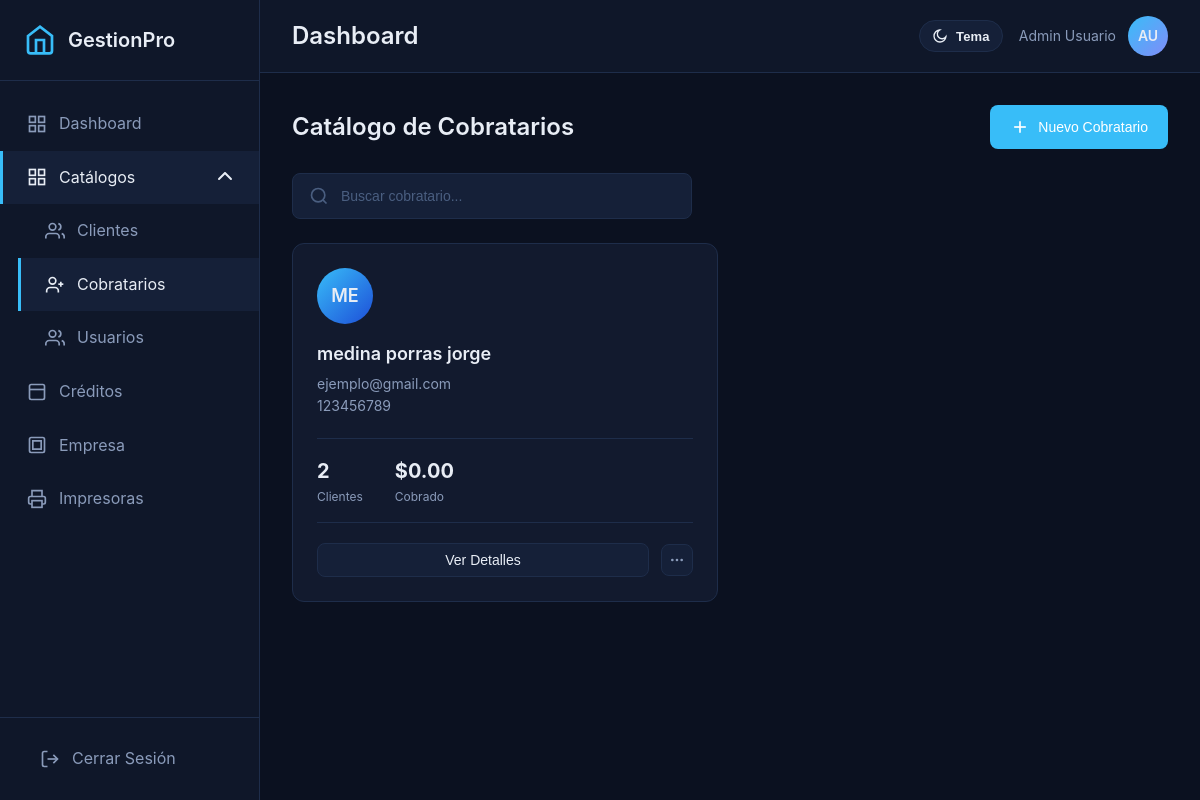
/public/cobratarios (signed in), run on an earlier commit of the app's database.
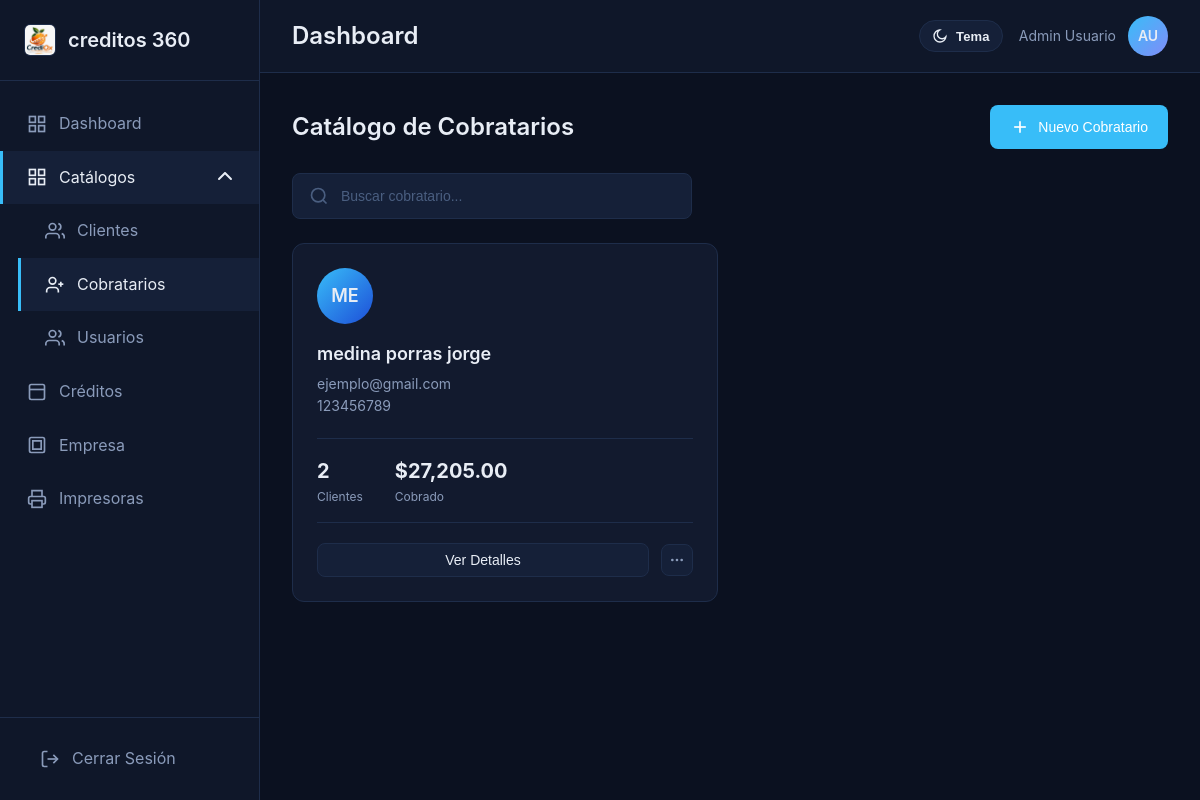
And on a later commit of the database.
### tables this page shows
CREATE TABLE `personas` (
  `idpersona` int(11) NOT NULL,
  `ap_paterno` varchar(50) DEFAULT NULL,
  `ap_materno` varchar(50) DEFAULT NULL,
  `nombres` varchar(80) DEFAULT NULL,
  `idrol` int(11) NOT NULL,
  `email` varchar(100) DEFAULT NULL,
  `telefono` varchar(20) DEFAULT NULL,
  `sexo` char(1) DEFAULT NULL,
  `fecha_nacimiento` date DEFAULT NULL,
  `edad` int(11) DEFAULT NULL,
  `curp` varchar(18) DEFAULT NULL,
  `clave_elector` varchar(20) DEFAULT NULL,
  `foto_ruta` varchar(255) DEFAULT NULL,
  `dom_calle` varchar(100) DEFAULT NULL,
  `dom_numero` varchar(10) DEFAULT NULL,
  `dom_cruz1` varchar(100) DEFAULT NULL,
  `dom_cruz2` varchar(100) DEFAULT NULL,
  `dom_colonia` varchar(100) DEFAULT NULL,
  `dom_cp` varchar(10) DEFAULT NULL,
  `idestado` int(11) DEFAULT NULL,
  `idmunicipio` int(11) DEFAULT NULL,
  `dom_referencia` varchar(255) DEFAULT NULL,
  `activo` tinyint(4) DEFAULT 1,
  `created_at` timestamp NOT NULL DEFAULT current_timestamp()
);

CREATE TABLE `datos_empresa` (
  `id` int(11) NOT NULL,
  `nombre_empresa` varchar(150) DEFAULT NULL,
  `direccion` varchar(255) DEFAULT NULL,
  `correo` varchar(120) DEFAULT NULL,
  `representante_legal` varchar(150) DEFAULT NULL,
  `rfc` varchar(13) DEFAULT NULL,
  `telefono` varchar(20) DEFAULT NULL,
  `logo_ruta` varchar(255) DEFAULT NULL,
  `created_at` timestamp NULL DEFAULT current_timestamp(),
  `updated_at` timestamp NULL DEFAULT current_timestamp() ON UPDATE current_timestamp()
);

### app/views/cobratarios/index.php (the view)
<?php $cobratarios = $cobratarios ?? []; ?>
<section id="cobratarios" class="content-section">
    <div class="section-header">
        <h2>Catálogo de Cobratarios</h2>
        <a href="nuevo-cobratario">
            <button class="btn-primary">
                <svg width="20" height="20" viewBox="0 0 24 24" fill="none" stroke="currentColor"
                    stroke-width="2">
                    <line x1="12" y1="5" x2="12" y2="19"></line>
                    <line x1="5" y1="12" x2="19" y2="12"></line>
                </svg>
                Nuevo Cobratario
            </button>
        </a>
    </div>
    <div class="search-bar">
        <svg width="20" height="20" viewBox="0 0 24 24" fill="none" stroke="currentColor"
            stroke-width="2">
            <circle cx="11" cy="11" r="8"></circle>
            <line x1="21" y1="21" x2="16.65" y2="16.65"></line>
        </svg>
        <input type="text" placeholder="Buscar cobratario...">
    </div>
    <div class="cards-grid">
        <?php foreach ($cobratarios as $cobratario): ?>
            <div class="person-card">
                <div class="person-avatar">
                    <span><?= htmlspecialchars(strtoupper(substr($cobratario['nombre'], 0, 2))) ?></span>
                </div>
                <div class="person-info">
                    <h3><?= htmlspecialchars($cobratario['nombre']) ?></h3>
                    <p class="person-email"><?= htmlspecialchars($cobratario['email'] ?? 'Sin correo') ?></p>
                    <p class="person-phone"><?= htmlspecialchars($cobratario['telefono'] ?? 'Sin telefono') ?></p>
                </div>
                <div class="person-stats">
                    <div class="stat">
                        <span class="stat-number"><?= (int)($cobratario['clientes_asignados'] ?? 0) ?></span>
                        <span class="stat-text">Clientes</span>
                    </div>
                    <div class="stat">
                        <span class="stat-number">$<?= number_format((float)($cobratario['total_cobrado'] ?? 0), 2, '.', ',') ?></span>
                        <span class="stat-text">Cobrado</span>
                    </div>
                </div>
                <div class="person-actions">
                    <button class="btn-secondary">Ver Detalles</button>
                    <button class="btn-icon">
                        <svg width="16" height="16" viewBox="0 0 24 24" fill="none" stroke="currentColor"
                            stroke-width="2">
                            <circle cx="12" cy="12" r="1"></circle>
                            <circle cx="19" cy="12" r="1"></circle>
                            <circle cx="5" cy="12" r="1"></circle>
                        </svg>
                    </button>
                </div>
            </div>
        <?php endforeach; ?>
    </div>
</section>

### app/views/layouts/sidebar.php (shortened to what the changed rows need)
<?php
$empresaSidebar = [
    'nombre_empresa' => 'GestionPro',
    'logo_ruta' => null,
];
if (class_exists('EmpresaService')) {
    try {
        $empresaSidebar = array_merge($empresaSidebar, (new EmpresaService())->obtenerDatos());
    } catch (Throwable $e) {
    }
}
?>
<aside class="sidebar">
    <div class="sidebar-header">
        <div class="logo">
            <?php if (!empty($empresaSidebar['logo_ruta'])): ?>
                <img src="/<?= htmlspecialchars($empresaSidebar['logo_ruta']) ?>" alt="Logo empresa" class="sidebar-logo-image">
            <?php else: ?>
                <svg width="32" height="32" viewBox="0 0 24 24" fill="none" stroke="currentColor" stroke-width="2">
                    <path d="M3 9l9-7 9 7v11a2 2 0 0 1-2 2H5a2 2 0 0 1-2-2z"></path>
                    <polyline points="9 22 9 12 15 12 15 22"></polyline>
                </svg>
            <?php endif; ?>
            <span><?= htmlspecialchars($empresaSidebar['nombre_empresa'] ?: 'GestionPro') ?></span>
        </div>
    </div>
    <?php $rol = isset($_SESSION['usuario_rol']) ? (int)$_SESSION['usuario_rol'] : null; ?>
    <?php
    $dashboardHref = '/proyecto-residencia/public/dashboard';
    $isAvanceCobranza = str_contains($currentPath, '/dashboard/avance-cobranza');
    $isDashboardAdmin = str_contains($currentPath, '/dashboard')
        && !$isAvanceCobranza
        && !str_contains($currentPath, '/dashboard-cliente')
        && !str_contains($currentPath, '/dashboard-cobratario');
    $isDashboardCliente = str_contains($currentPath, '/dashboard-cliente');
    ?>
    <nav class="sidebar-nav">
        <ul>
            <li>
                <a href="<?= $dashboardHref ?>" class="nav-link <?= ($rol === 1 && $isDashboardAdmin) || ($rol === 2 && $isDashboardCliente) ? 'active' : '' ?>" <?= $rol === 3 ? 'data-cobratario-nav="resumen"' : '' ?>>
                    <svg width="20" height="20" viewBox="0 0 24 24" fill="none" stroke="currentColor" stroke-width="2">
                        <rect x="3" y="3" width="7" height="7"></rect>
                        <rect x="14" y="3" width="7" height="7"></rect>
                        <rect x="14" y="14" width="7" height="7"></rect>
                        <rect x="3" y="14" width="7" height="7"></rect>
                    </svg>
                    <span>Dashboard</span>
                </a>
            </li>
            <?php if ($rol !== 2 && $rol !== 3): ?>
                <?php $catalogosActive = str_contains($currentPath, '/clientes') || str_contains($currentPath, '/cobratarios') || str_contains($currentPath, '/usuarios'); ?>
                <li>
                    <details class="nav-details" <?= $catalogosActive ? 'open' : '' ?>>
                        <summary class="nav-link <?= $catalogosActive ? 'active' : '' ?>">
                            <svg width="20" height="20" viewBox="0 0 24 24" fill="none" stroke="currentColor" stroke-width="2">
                                <rect x="3" y="3" width="7" height="7"></rect>
                                <rect x="14" y="3" width="7" height="7"></rect>
                                <rect x="14" y="14" width="7" height="7"></rect>
                                <rect x="3" y="14" width="7" height="7"></rect>
                            </svg>
                            <span>Catálogos</span>
                        </summary>
                        <ul style="margin-left: 18px;">
                            <li>
                                <a href="/proyecto-residencia/public/clientes" class="nav-link <?= str_contains($currentPath, '/clientes') ? 'active' : '' ?>">
                                    <svg width="20" height="20" viewBox="0 0 24 24" fill="none" stroke="currentColor" stroke-width="2">
                                        <path d="M17 21v-2a4 4 0 0 0-4-4H5a4 4 0 0 0-4 4v2"></path>
                                        <circle cx="9" cy="7" r="4"></circle>
                                        <path d="M23 21v-2a4 4 0 0 0-3-3.87"></path>
                                        <path d="M16 3.13a4 4 0 0 1 0 7.75"></path>
                                    </svg>
                                    <span>Clientes</span>
                                </a>
                            </li>
                            <li>
                                <a href="/proyecto-residencia/public/cobratarios" class="nav-link <?= str_contains($currentPath, '/cobratarios') ? 'active' : '' ?>">
                                    <svg width="20" height="20" viewBox="0 0 24 24" fill="none" stroke="currentColor" stroke-width="2">
                                        <path d="M16 21v-2a4 4 0 0 0-4-4H6a4 4 0 0 0-4 4v2"></path>
                                        <circle cx="9" cy="7" r="4"></circle>
                                        <line x1="19" y1="8" x2="19" y2="14"></line>
                                        <line x1="22" y1="11" x2="16" y2="11"></line>
                                    </svg>
                                    <span>Cobratarios</span>
                                </a>
                            </li>
                            <li>
                                <a href="/proyecto-residencia/public/usuarios" class="nav-link <?= str_contains($currentPath, '/usuarios') ? 'active' : '' ?>">
                                    <svg width="20" height="20" viewBox="0 0 24 24" fill="none" stroke="currentColor" stroke-width="2">
                                        <path d="M17 21v-2a4 4 0 0 0-4-4H5a4 4 0 0 0-4 4v2"></path>
                                        <circle cx="9" cy="7" r="4"></circle>
                                        <path d="M23 21v-2a4 4 0 0 0-3-3.87"></path>
                                        <path d="M16 3.13a4 4 0 0 1 0 7.75"></path>
                                    </svg>
                                    <span>Usuarios</span>
                                </a>
                            </li>
                        </ul>
                    </details>
                </li>
                <li>
                    <a href="/proyecto-residencia/public/creditos" class="nav-link <?= str_contains($currentPath, '/creditos') ? 'active' : '' ?>">
                        <svg width="20" height="20" viewBox="0 0 24 24" fill="none" stroke="currentColor" stroke-width="2">
                            <rect x="3" y="3" width="18" height="18" rx="2" ry="2"></rect>
                            <line x1="3" y1="9" x2="21" y2="9"></line>
                            <line x1="9" y1="16" x2="9" y2="16.01"></line>
                            <line x1="13" y1="16" x2="13" y2="16.01"></line>
                        </svg>
                        <span>Créditos</span>
                    </a>
                </li>
                <li>
                    <a href="/proyecto-residencia/public/empresa" class="nav-link <?= str_contains($currentPath, '/empresa') ? 'active' : '' ?>">
                        <svg width="20" height="20" viewBox="0 0 24 24" fill="none" stroke="currentColor" stroke-width="2">
                            <rect x="3" y="3" width="18" height="18" rx="2" ry="2"></rect>
                            <path d="M7 7h10v10H7z"></path>
                        </svg>
                        <span>Empresa</span>
                    </a>
                </li>
            <?php endif; ?>
            <?php if ($rol !== 2): ?>
                <li>
                    <a href="/proyecto-residencia/public/impresoras" class="nav-link <?= str_contains($currentPath, '/impresoras') ? 'active' : '' ?>">
                        <svg width="20" height="20" viewBox="0 0 24 24" fill="none" stroke="currentColor" stroke-width="2">
                            <polyline points="6 9 6 2 18 2 18 9"></polyline>
                            <path d="M6 18H4a2 2 0 0 1-2-2v-5a2 2 0 0 1 2-2h16a2 2 0 0 1 2 2v5a2 2 0 0 1-2 2h-2"></path>
                            <rect x="6" y="14" width="12" height="8"></rect>
                        </svg>
                        <span>Impresoras</span>
                    </a>
                </li>
            <?php endif; ?>
        </ul>
    </nav>
    <div class="sidebar-footer">
        <a href="/proyecto-residencia/public/logout" class="logout-btn">
            <svg width="20" height="20" viewBox="0 0 24 24" fill="none" stroke="currentColor" stroke-width="2">
                <path d="M9 21H5a2 2 0 0 1-2-2V5a2 2 0 0 1 2-2h4"></path>
                <polyline points="16 17 21 12 16 7"></polyline>
                <line x1="21" y1="12" x2="9" y2="12"></line>
            </svg>
            <span>Cerrar Sesión</span>
        </a>
    </div>
</aside>

What changed in the data, as far as the page shows it:
added datos_empresa: logo_ruta (picture), nombre_empresa "creditos 360"
computed for personas "ejemplo@gmail.com": total_cobrado "0.00" → "27,205.00"
Also different on the page:
$empresaSidebar['nombre_empresa'] ?: 'GestionPro': "GestionPro" → (not shown)
